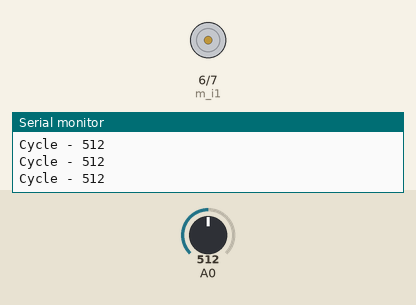
This sketch was run on a simulated Arduino Uno, built with avr-gcc and run on an emulated ATmega328P. Parts: motor-driver pin pairs drawn as motors (green arrow = first pin HIGH = forward, orange = second pin HIGH = backward, longer = more drive, scaled by the enable pin), the last lines printed to the serial monitor. The test bench sets the inputs (shaded band); at power-on: A0 = 512.

Above: at 1.2 s.
1.3 s: A0 set to 511
2.8 s: A0 set to 0
At 3.2 s:
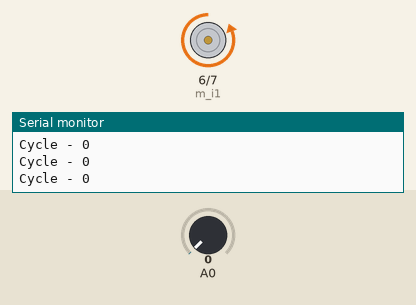
4.3 s: A0 set to 3
At 5.1 s:
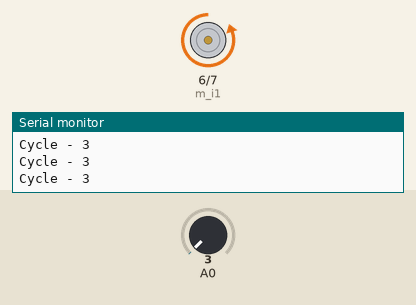
5.8 s: A0 set to 306
At 6.7 s:
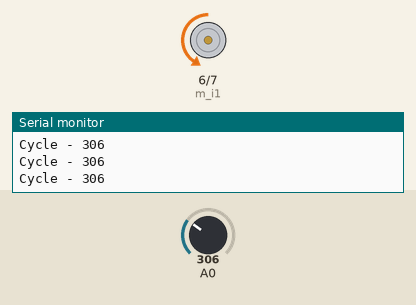
7.3 s: A0 set to 521
At 7.8 s:
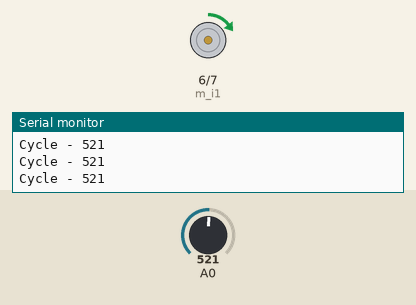
8.8 s: A0 set to 716
At 10.2 s:
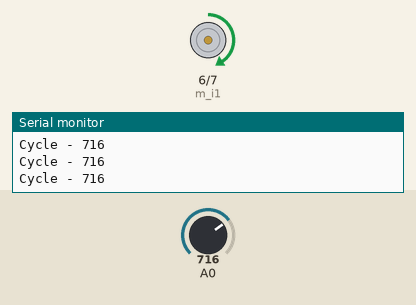
Timing chart, 0 to 11.3 s (numbered marks = the images above; inputs shaded):
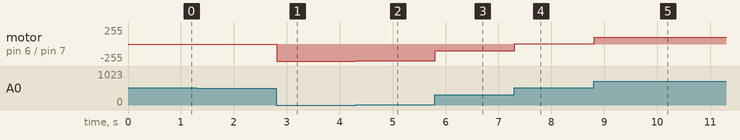

The sketch:

sketch_mar19c.ino
```cpp
 void setup(){
  Serial.begin(9600);
  motor_setup();
 }

 void loop(){
  int cycle=analogRead(A0);

  if (cycle >511.5){

  motor (0,(cycle-511.5)/2);
   Serial.println(String("Cycle - ")+cycle);
  }
  else
  {
   motor (1,(511.5-cycle)/2);
    Serial.println(String("Cycle - ")+cycle);
  }


 }

const int m_en=5;
const int m_i1=6;
const int m_i2=7;

void motor_setup(){
 pinMode(m_en,OUTPUT);
 pinMode(m_i1,OUTPUT);
 pinMode(m_i2,OUTPUT);
 digitalWrite(m_en,LOW);

}

void motor(int dir, int cycle){
if(dir==0)
  {
  digitalWrite(m_i1,HIGH);
  digitalWrite(m_i2,LOW);
  }
else
  {
  digitalWrite(m_i2,HIGH);
  digitalWrite(m_i1,LOW);
  }
 analogWrite(m_en,cycle);
}
```

Measured:
- after the input at 2.8 s, motor on pin 6 (m_i1) / pin 7 (m_i2): stopped → backward 255/255 at once
- after the input at 4.3 s, motor on pin 6 (m_i1) / pin 7 (m_i2): backward 255/255 → backward 254/255 at once
- after the input at 5.8 s, motor on pin 6 (m_i1) / pin 7 (m_i2): backward 254/255 → backward 102/255 at once
- after the input at 7.3 s, motor on pin 6 (m_i1) / pin 7 (m_i2): backward 102/255 → forward 4/255 at once
- after the input at 8.8 s, motor on pin 6 (m_i1) / pin 7 (m_i2): forward 4/255 → forward 102/255 at once
